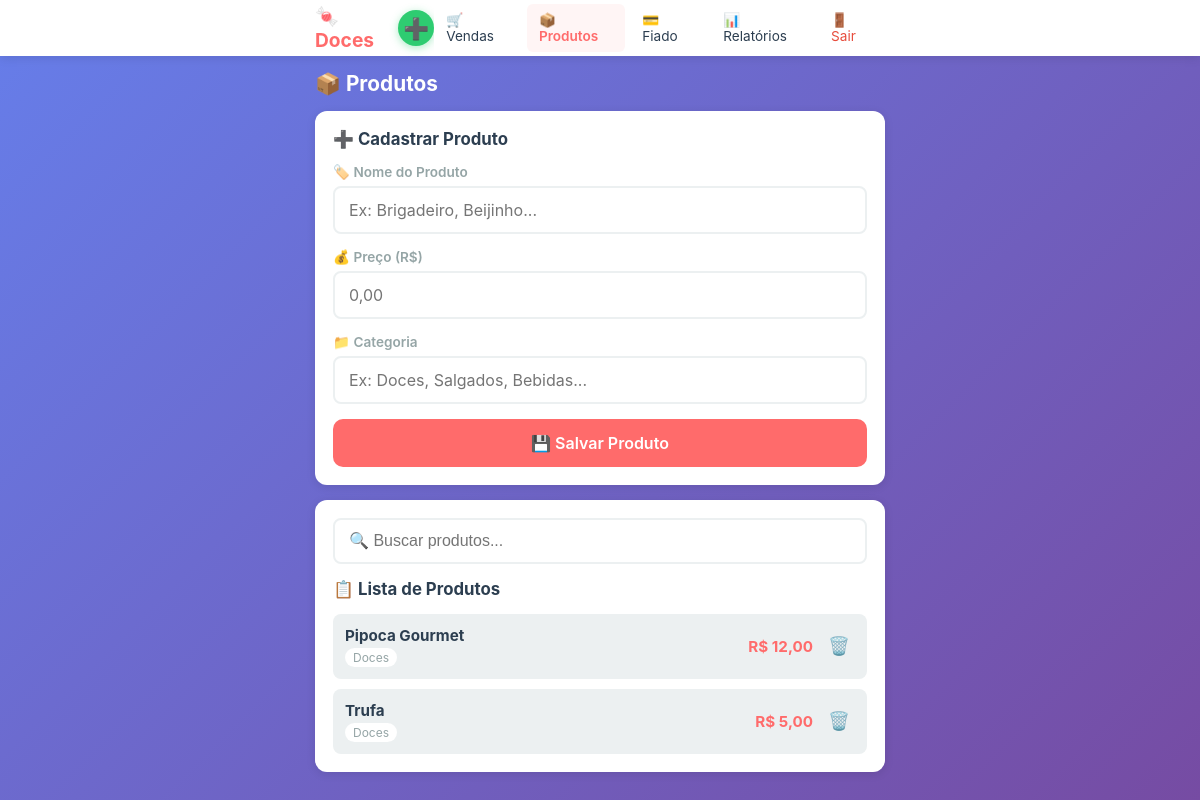
Page /produtos (signed in) on the committed database.
### app.py (models this page shows)
class Produto(db.Model):
    __tablename__ = 'produtos'
    id = db.Column(db.Integer, primary_key=True)
    nome = db.Column(db.String(100), nullable=False)
    preco = db.Column(db.Float, nullable=False)
    categoria = db.Column(db.String(50), default='')
    ativo = db.Column(db.Boolean, default=True)
    created_at = db.Column(db.DateTime, default=agora_brasilia)

### app.py (the view)
@app.route('/produtos')
@login_required
def produtos():
    produtos = Produto.query.order_by(Produto.nome).all()
    return render_template('produtos.html', produtos=produtos)

### app.py (called while the page is built)
def login_required(f):
    @wraps(f)
    def decorated_function(*args, **kwargs):
        if 'logged_in' not in session:
            return redirect(url_for('login'))
        return f(*args, **kwargs)
    return decorated_function

def formatar_br(valor):
    return f"{valor:,.2f}".replace(",", "X").replace(".", ",").replace("X", ".")

@app.template_filter('moeda_br')
def moeda_br_filter(valor):
    return formatar_br(valor)

### templates/produtos.html (shortened to what this page needs)
{% extends "base.html" %}
{% block content %}
<div class="page-header">
    <h2>📦 Produtos</h2>
</div>
<div class="card">
    <h3>➕ Cadastrar Produto</h3>
    <div class="form-group">
        <label>🏷️ Nome do Produto</label>
        <input type="text" id="nomeProduto" placeholder="Ex: Brigadeiro, Beijinho...">
    </div>
    <div class="form-group">
        <label>💰 Preço (R$)</label>
        <input type="text" id="precoProduto" placeholder="0,00" oninput="formatarInputMoeda(this)">
    </div>
    <div class="form-group">
        <label>📁 Categoria</label>
        <input type="text" id="categoriaProduto" placeholder="Ex: Doces, Salgados, Bebidas...">
    </div>
    <button class="btn btn-primary btn-full" onclick="salvarProduto()">💾 Salvar Produto</button>
</div>
<div class="card">
    <div class="busca-container">
        <input type="text" id="buscaProduto" placeholder="🔍 Buscar produtos..." onkeyup="filtrarProdutos()">
    </div>
    <h3>📋 Lista de Produtos</h3>
    <div id="listaProdutos" class="lista-produtos">
        {% for produto in produtos %}
        <div class="produto-item" data-nome="{{ produto.nome.lower() }}">
            <div class="produto-info">
                <strong>{{ produto.nome }}</strong>
                <span class="categoria">{{ produto.categoria }}</span>
            </div>
            <div class="produto-actions">
                <span class="preco">R$ {{ produto.preco|moeda_br }}</span>
                <button class="btn-icon" onclick="excluirProduto({{ produto.id }})">🗑️</button>
            </div>
        </div>
        {% else %}
        <p class="empty">Nenhum produto cadastrado</p>
        {% endfor %}
    </div>
</div>
{% endblock %}

### static/css/style.css (style rules this page uses)
:root { --primary: #FF6B6B; --primary-dark: #EE5A5A; --secondary: #4ECDC4; --success: #2ECC71; --warning: #F39C12; --danger: #E74C3C; --dark: #2C3E50; --gray: #95A5A6; --light: #ECF0F1; --white: #FFFFFF; --shadow: 0 2px 10px rgba(0,0,0,0.1); --radius: 12px; }
* { margin: 0; padding: 0; box-sizing: border-box; -webkit-tap-highlight-color: transparent; }
body { font-family: -apple-system, BlinkMacSystemFont, 'Segoe UI', Roboto, sans-serif; background: linear-gradient(135deg, #667eea 0%, #764ba2 100%); min-height: 100vh; color: var(--dark); padding-bottom: 20px; }
.page-header { margin-bottom: 15px; }
.page-header h2 { font-size: 1.3rem; color: var(--white); margin-bottom: 5px; }
.card { background: var(--white); border-radius: var(--radius); padding: 18px; margin-bottom: 15px; box-shadow: var(--shadow); }
.card h3 { font-size: 1.05rem; margin-bottom: 15px; color: var(--dark); display: flex; align-items: center; gap: 8px; }
.form-group { margin-bottom: 15px; }
.form-group label { display: block; font-size: 0.85rem; font-weight: 600; color: var(--gray); margin-bottom: 6px; }
.form-group input, .form-group select { width: 100%; padding: 12px 14px; border: 2px solid var(--light); border-radius: 8px; font-size: 1rem; font-family: inherit; transition: border-color 0.2s; background: var(--white); }
.btn { display: inline-flex; align-items: center; justify-content: center; gap: 8px; padding: 14px 20px; border: none; border-radius: 10px; font-size: 1rem; font-weight: 600; cursor: pointer; transition: all 0.2s; font-family: inherit; }
.btn-primary { background: var(--primary); color: var(--white); }
.btn-full { width: 100%; }
.btn-icon { background: none; border: none; font-size: 1.1rem; cursor: pointer; padding: 5px; }
.busca-container { margin-bottom: 15px; }
.busca-container input { width: 100%; padding: 12px 14px; border: 2px solid var(--light); border-radius: 8px; font-size: 1rem; }
.lista-produtos, .lista-vendas, .lista-clientes, .lista-fiado { display: flex; flex-direction: column; gap: 10px; }
.produto-item { display: flex; justify-content: space-between; align-items: center; padding: 12px; background: var(--light); border-radius: 8px; }
.produto-info { display: flex; flex-direction: column; gap: 3px; }
.produto-info strong { font-size: 0.95rem; }
.categoria { font-size: 0.75rem; color: var(--gray); background: var(--white); padding: 2px 8px; border-radius: 10px; display: inline-block; width: fit-content; }
.produto-actions { display: flex; align-items: center; gap: 10px; }
.preco { font-weight: bold; color: var(--primary); font-size: 0.95rem; }
.card { animation: fadeIn 0.3s ease; }

### rows in the picture
Produto: nome "Pipoca Gourmet", categoria "Doces", preco|moeda_br "12,00"
Produto: nome "Trufa", categoria "Doces", preco|moeda_br "5,00"
